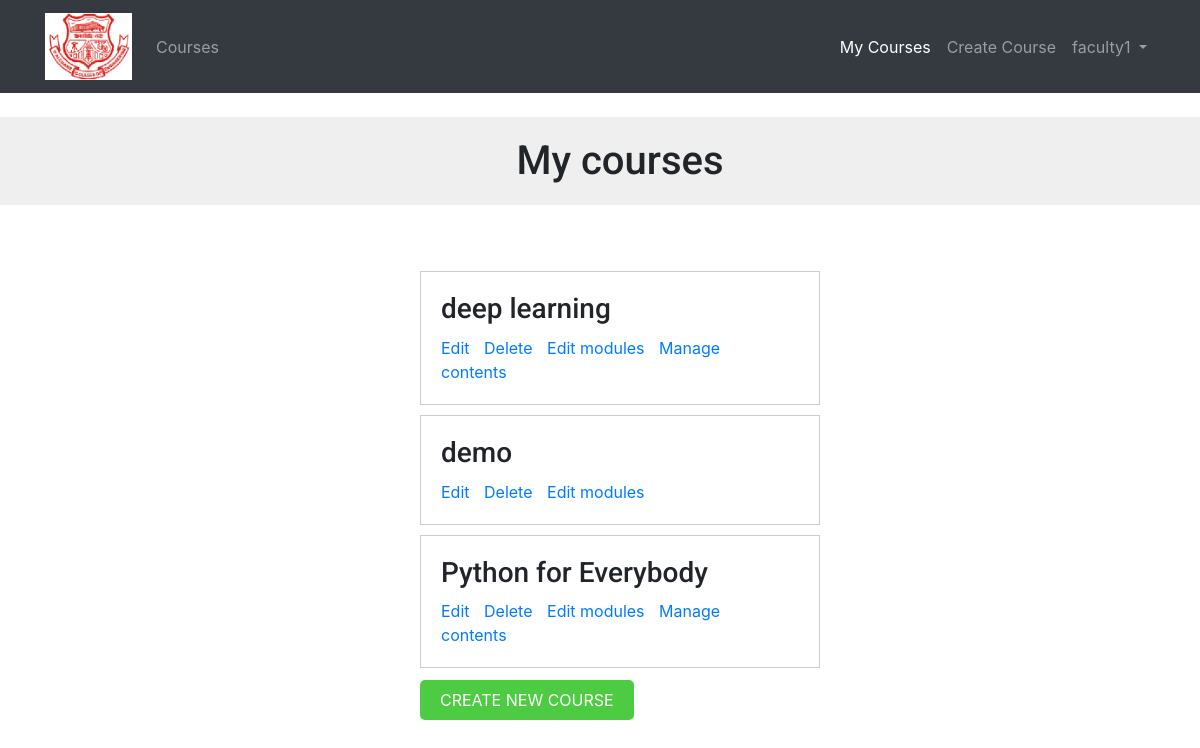
The page /course/mine/ (signed in) on the database its author committed.
### courses/models.py (models this page shows, shortened)
class Course(models.Model):
    owner = models.ForeignKey(User,
                    related_name='courses_created',
                    on_delete=models.CASCADE)
    subject = models.ForeignKey(Subject, related_name='courses',
                        on_delete=models.CASCADE)
    title = models.CharField(max_length=200)
    slug = models.SlugField(max_length=200, unique=True)
    overview = models.TextField()
    created = models.DateTimeField(auto_now_add=True)
    students = models.ManyToManyField(User,
                                      related_name='courses_joined',
                                      blank=True)
    class Meta:
        ordering = ['-created']

### courses/views.py (the view)
class ManageCourseListView(OwnerCourseMixin, ListView): #listview with mixin
    template_name = 'courses/manage/course/list.html'

### courses/templatetags/course.py (called while the page is built)
@register.filter(name='has_group')
def has_group(user, group_name):
    group = Group.objects.get(name=group_name)
    return True if group in user.groups.all() else False

### templates/courses/manage/course/list.html (shortened to what this page needs)
{% extends "base.html" %}
{% block content %}
  <div >
  <h1 style="text-align:center;">My courses</h1>
<br><br>
  <div class="module" style="margin-left:400px;">
    {% for course in object_list %}
      <div class="course-info">
        <h3>{{ course.title }}</h3>
        <p>
          <a href="{% url "course_edit" course.id %}">Edit</a>
          <a href="{% url "course_delete" course.id %}">Delete</a>
          <a href="{% url "course_module_update" course.id %}">Edit modules</a>
          {% if course.modules.count > 0 %}
            <a href="{% url "module_content_list" course.modules.first.id %}">Manage contents</a>
          {% endif %}
        </p>
      </div>
    {% empty %}
      <p>You haven't created any courses yet.</p>
    {% endfor %}
    <p>
      <a href="{% url "course_create" %}" class="button">Create new course</a>
    </p>
  </div>
</div>
{% endblock %}

### templates/base/navbar.html (shortened to what this page needs)
{% load course %}
{% url 'course_list' as course_list %}
{% url 'home' as home_url %}
{% url 'manage_course_list' as mine %}
{% url 'student_course_list' as std %}
{% url 'course_create' as create_url %}
{% load static %}
<div  class="navbar navbar-expand-md navbar-dark bg-dark mb-4">
  <div class="container">
    <a href="{{ home_url }}" class=" navbar-brand"><img  src="{% static 'img/wce_logo.png' %}"  width="87" ;height="87"></a>
<div class="collapse navbar-collapse" id="navbarSupportedContent">
     <ul class="navbar-nav mr-auto">
       <li class="nav-item {% if request.path == course_list %}active{% endif %}">
         <a class="nav-link" href="{{ course_list }}">Courses <span class="sr-only">(current)</span></a>
       </li>
     </ul>
 </div>
 <div class="collapse navbar-collapse" id="navbarCollapse">
     {% if user.is_authenticated %}
       <ul class="navbar-nav ml-auto">
        {% if request.user|has_group:"Instructors" %}
         <li class="nav-item {% if request.path == mine %}active{% endif %}">
           <a class="nav-link" href="{{mine}}">My Courses</a>
         </li>
         <li class="nav-item {% if request.path == create_url %}active{% endif %}">
           <a class="nav-link" href="{{create_url}}">Create Course</a>
         </li>
         {% else %}
         <li class="nav-item {% if request.path == std %}active{% endif %}">
           <a class="nav-link" href="{{std}}">Enrolled Courses</a>
         </li>
         {% endif %}
           <li class="nav-item">
             <a class="nav-link dropdown-toggle" href="#" id="userMenu"
               data-toggle="dropdown" aria-haspopup="true"
               aria-expanded="false">
               {{ user.username }}
             </a>
           </li>
         </ul>
       {% endif %}
     </div>
  </div>
</div>

### static/css/base.css (style rules this page uses)
body { margin:0; font-family:'Roboto', sans-serif; font-weight:400; color:#333; }
a { color:#3fad37; text-decoration:none; }
ul { float:left; }
h1, h2, h3, h4, h5, h6 { font-family:'Roboto', sans-serif; font-weight:300; }
h1 { background:#efefef; width:100%; overflow:auto; padding:20px 0 20px 40px; margin:0; }
.module { padding:10px 20px; float:left; width:600px; }
.module h3 { margin:20px 0 0; padding:0; width:100%; }
.module p { margin:10px 0 20px; width:100%; float:left; }
input[type=submit], a.button { border-radius:5px; background:#4dcc43; color:#fff; font-size:16px; text-transform:uppercase; border:none; padding:10px 20px; margin:20px 0; }
.course-info { border:1px solid #ccc; padding:0 20px; margin-bottom:10px; width:400px; overflow:auto; }
.course-info a { margin-right:10px; }

### rows shown on the page
Course: title "deep learning", shows "Manage contents"
Course: title "demo"
Course: title "Python for Everybody", shows "Manage contents"

### other values the page prints
{{ user.username }} "faculty1"
